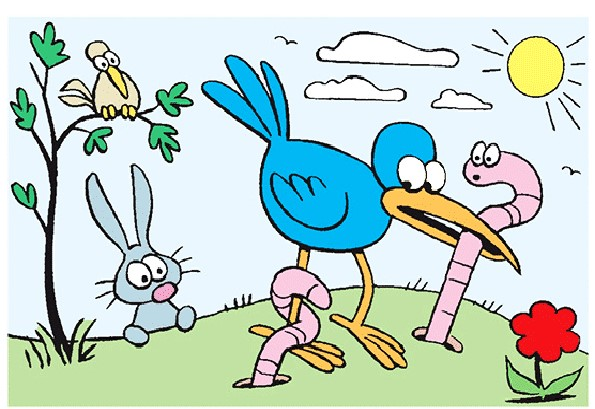
#> input picture gambar1.jpeg, 595 x 409 px
$ python GaussianLowpassFilter.py
#> lines starting #> are read from the running program, lines starting #| are printed output that depends on the picture
import cv2
import numpy as np

# load image
img = cv2.imread('gambar1.jpeg')
#> img is the input picture: shape (409, 595, 3); mean B, G, R 203.2, 211, 191.9

# convert image to grayscale
gray = cv2.cvtColor(img, cv2.COLOR_BGR2GRAY)
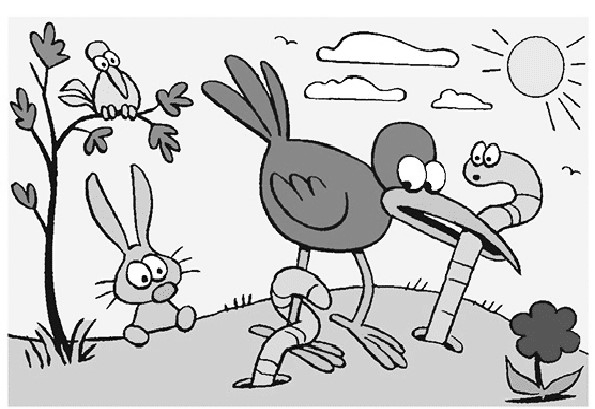
#> gray: shape (409, 595); min 0, max 255, mean 204.3

# create Gaussian filter
filter_size = 11
sigma = 5
kernel = cv2.getGaussianKernel(filter_size, sigma)

# apply filter to image
filtered = cv2.filter2D(gray, -1, kernel)
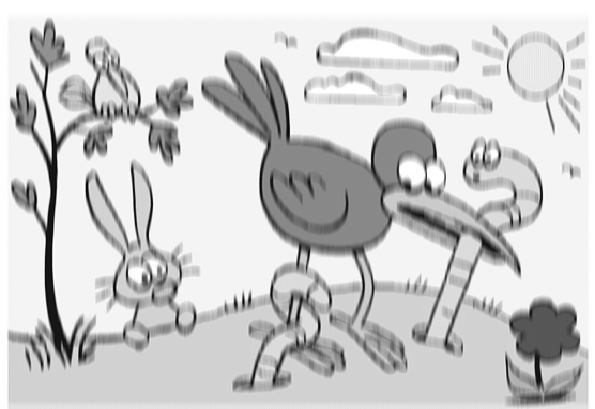
#> filtered: shape (409, 595); min 5, max 255, mean 204.3

# display original and filtered images
cv2.imshow('Original Image', gray)
cv2.imshow('Filtered Image', filtered)
cv2.waitKey(0)
cv2.destroyAllWindows()
